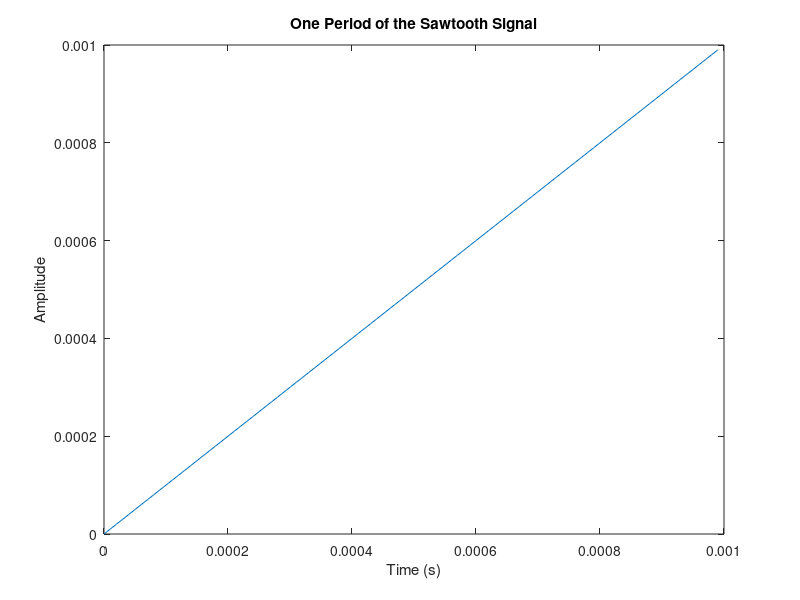

This figure's MATLAB source: (Note: this script raises an error after producing the figure.)
% 1. Find the FS coefficients for a sawtooth wave. Use the period To =
%    10^(-3). Choose a suitable number of points and experiment with different
%    numbers of points, e.g. N=100, N=200. Now, determine the original signal from the FS coefficients
%    and see how the accuracy of the reconstructed signal depends on the
%    number of points which is a function of the sampling frequency.
%    Plot the magnitude and phase of the coefficients.
clear;
To = 10^-3; 
fo = 1/To; % fundamental frequency

N = 100;
dt = To/N;
t=(0:N-1)*dt; % Time vector of one period of the signal

% Define sawtooth signal 
x = t;
figure
plot(t, x)
title("One Period of the Sawtooth Signal")
xlabel("Time (s)")
ylabel("Amplitude")

% Extend to 10 periods
Np=10;
tp = (0:Np*N-1)*dt;       % create a timeline over Np periods.
%x = periodicExtension(x, Np);
figure
plot(tp, periodicExtension(x, Np));  % Do a stem plot
title("Periodic Extension of Sawtooth")
xlabel("Time (s)")
ylabel("Amplitude")

% Calculating FS Coefficients X_1 to X_N-1
X(1:N) = 0; % Set FS Coefficients to 0
for k=0:N-1
    X(1+k) = (1/N)*x*(exp(j*2*pi*k*fo*t))';  
end

df = fo; % Frequency increment between successive harmonics
f = (0:N-1)*df; % Frequency vectors    

% Plotting Magnitude of the Fourier Coefficients
figure
stem(f,abs(X)) % The FS coefficients are complex numbers. Here we plot the magnitude
title("Magnitude of Fourier Coefficients")
xlabel("Frequency (Hz)")
ylabel("Magnitude")
ymax = max(abs(X));
ylim([0 ymax])

% Plotting Phase of the Fourier Coefficients
figure
plot(f, angle(X))
title("Phase of Fourier Coefficients")
xlabel("Frequency (Hz)")
ylabel("Phase")

% Plotting Reconstruction of Signal with Fourier Coefficients
% number of points which is a function of the sampling frequency.

% Inverse Fourier Transform of Fourier Coefficients
x = N*ifft(X);

figure
plot(t, real(x))
title("Reconstruction of Signal Using Fourier Coefficients")
xlabel("Time(s)")
ylabel("Phase")

function y = periodicExtension(x,n)
% Return the periodic extension of the vector x.
% The number of periods is n
L = length(x);
y(1:n*L) = 0;
for k=1:n
    y((k-1)*L+1: k*L) = x;
end
end
